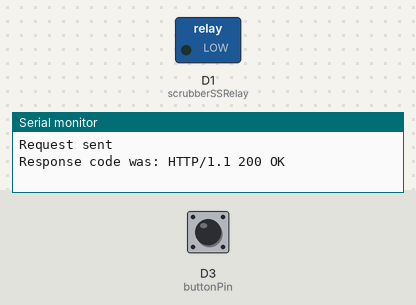
This sketch was run on a simulated ESP8266 (NodeMCU). Shown: switched loads named in the sketch (green lamp = pin HIGH), the last lines printed to the serial monitor. The test bench sets the inputs (shaded band); at power-on: D3 (buttonPin) LOW. WiFi joins after 1.5 s; servers stay silent unless stated; uploads are accepted with an empty reply.

Above: at 3.0 s.
3.1 s: D3 (buttonPin) pulled HIGH for 0.15 s
At 4.6 s:
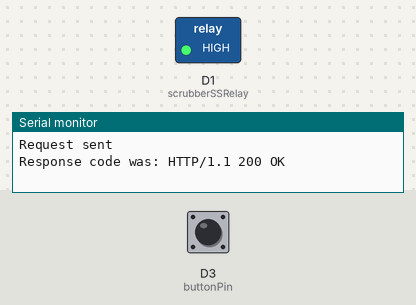
4.9 s: D3 (buttonPin) pulled HIGH for 1 s
At 6.4 s:
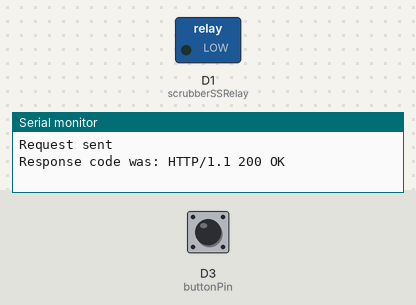
7.4 s: D3 (buttonPin) pulled HIGH for 3.2 s
At 8.1 s:
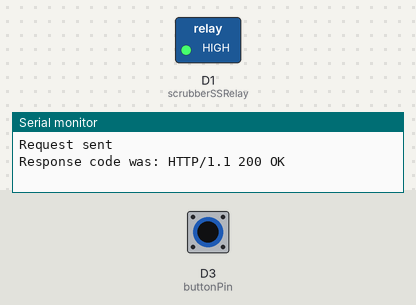
Timing chart, 0 to 11.2 s (numbered marks = the images above; inputs shaded):
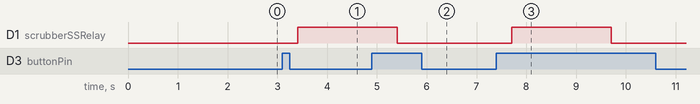

Measured:
- after the input at 3.1 s, D1 (scrubberSSRelay): LOW → HIGH after 0.31 s
- after the input at 4.9 s, D1 (scrubberSSRelay): HIGH → LOW after 0.51 s
- after the input at 7.4 s, D1 (scrubberSSRelay): LOW → HIGH after 0.31 s, → LOW 2.0 s later

The sketch:

IoTDustScrubber.ino
```cpp
/*

  A Program to Switch on an appliance manually and from the internet.

  Circuit
  Push button
  SS Relay
  5v Power supply unit - to provide power to NodeMCU


  http://www.arduino.cc/en/Tutorial/Debounce
*/

#include <ESP8266WiFi.h>

// IoT settings

const char* ssid = "HUAWEI-2XCNAA";
const char* password = "95749389";

//const char* ssid = "Hackland";
//const char* password = "hackland1";


// SLACK
const String slack_hook_url = "https://hooks.slack.com/services/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";
const String api_hook_url = "http://rocket.project-entropy.com:5000/users/1/web_requests/8/airqualsecret";
const String slack_icon_url = "https://visualpharm.com/assets/218/Small%20Robot-595b40b85ba036ed117dc489.svg";
const String slack_message = "test_message";
const String slack_username = "Air quality IoT device - Scrubber";

// :Hardware Settings
const int buttonPin = D3;    // the number of the pushbutton pin
const int scrubberSSRelay = D1;      // the number of the LED pin

// Variables will change:
int scrubberState = LOW;         // the current state of the output pin
int buttonState;             // the current reading from the input pin
int lastButtonState = LOW;   // the previous reading from the input pin

unsigned long lastDebounceTime = 0;  // the last time the output pin was toggled
unsigned long debounceDelay = 2000;    // the debounce time; increase if the output flickers


void connectToWiFi();
void postToInternet();
void getFromInternet();
bool postMessageToSlack(String);


void setup() {
  pinMode(buttonPin, INPUT);
  pinMode(scrubberSSRelay, OUTPUT);

  // set initial LED state
  digitalWrite(scrubberSSRelay, scrubberState);

  Serial.begin(9600);


  connectToWiFi();

  //attachInterrupt(digitalPinToInterrupt(buttonPin), IntCallback, RISING);

}

void loop() {

  // set the realay
  psuedoInterrupt();
  digitalWrite(scrubberSSRelay, scrubberState);

}


void psuedoInterrupt() {

  if (digitalRead(buttonPin)) {

    //Serial.println("Interrupt!" );

    if ((millis() - lastDebounceTime) > debounceDelay) {
      // whatever the reading is at, it's been there for longer than the debounce
      scrubberState = !scrubberState;
      lastDebounceTime = millis();

      Serial.print("Scrubber is: " );
      Serial.println(scrubberState, DEC);
      postToInternet();
    }
  }

}

void connectToWiFi() {
  Serial.print("Connecting to ");
  Serial.println(ssid);

  /* Explicitly set the ESP8266 to be a WiFi-client, otherwise, it by default,
     would try to act as both a client and an access-point and could cause
     network-issues with your other WiFi-devices on your WiFi-network. */
  WiFi.mode(WIFI_STA);
  WiFi.begin(ssid, password);

  while (WiFi.status() != WL_CONNECTED) {
    delay(500);
    Serial.print(".");
  }

  Serial.println("");
  Serial.println("WiFi connected");
  Serial.println("IP address: ");
  Serial.println(WiFi.localIP());

  postToInternet();
  //attachInterrupt(digitalPinToInterrupt(buttonPin), IntCallback, RISING);
}

void postToInternet() {
  String message;


  message += F("The scrubber is ");
  if(scrubberState){
     message += "on";
  }else{
     message += "off";
  }

  postMessageToAPI(scrubberState);
  //postMessageToSlack(message, scrubberState);

}


void getFromInternet() {
}


bool postMessageToAPI( bool scrubberState) {
  const char* host = "rocket.project-entropy.com";
  Serial.print("Connecting to ");
  Serial.println(host);

  // Use WiFiClient class to create TCP connections
  WiFiClientSecure client;
  const int httpsPort = 5000;
  if (!client.connect(host, httpsPort)) {
    Serial.println("Connection failed :-(");
    return false;
  }

  // We now create a URI for the request

  Serial.print("Posting to URL: ");
  Serial.println(api_hook_url);

  String postData = "data={\"scubber_state\": " + String(scrubberState) + "}";

  String url = "/users/1/web_requests/8/airqualsecret";

  // This will send the request to the server
  client.print(String("POST ") + api_hook_url + " HTTP/1.1\r\n" +
               "Host: " + host + "\r\n" +
               "Content-Type: application/x-www-form-urlencoded\r\n" +
               "Connection: close" + "\r\n" +
               "Content-Length:" + postData.length() + "\r\n" +
               "\r\n" + postData);
  Serial.println("Request sent");
  String line = client.readStringUntil('\n');
  Serial.printf("Response code was: ");
  Serial.println(line);
  if (line.startsWith("HTTP/1.1 200 OK")) {
    return true;
  } else {
    return false;
  }
}

bool postMessageToSlack(String msg, bool scrubberState) {

  const char* host = "hooks.slack.com";
  Serial.print("Connecting to ");
  Serial.println(host);

  // Use WiFiClient class to create TCP connections
  WiFiClientSecure client;
  const int httpsPort = 443;
  if (!client.connect(host, httpsPort)) {
    Serial.println("Connection failed :-(");
    return false;
  }

  // We now create a URI for the request

  Serial.print("Posting to URL: ");
  Serial.println(slack_hook_url);

  String postData = "payload={\"link_names\": 1, \"icon_url\": \"" + slack_icon_url + "\", \"username\": \"" + slack_username + "\", \"text\": \"" + msg + "\"}";

  // This will send the request to the server
  client.print(String("POST ") + slack_hook_url + " HTTP/1.1\r\n" +
               "Host: " + host + "\r\n" +
               "Content-Type: application/x-www-form-urlencoded\r\n" +
               "Connection: close" + "\r\n" +
               "Content-Length:" + postData.length() + "\r\n" +
               "\r\n" + postData);
  Serial.println("Request sent");
  String line = client.readStringUntil('\n');
  Serial.printf("Response code was: ");
  Serial.println(line);
  if (line.startsWith("HTTP/1.1 200 OK")) {
    return true;
  } else {
    return false;
  }
}
```
